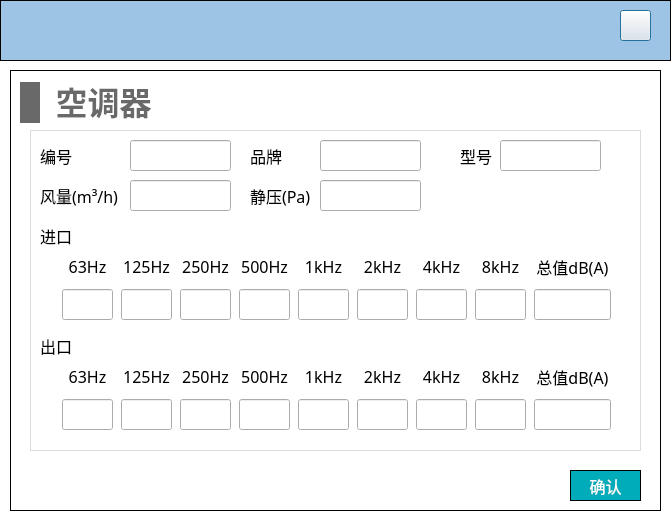
<?xml version="1.0" encoding="UTF-8"?>
<ui version="4.0">
 <class>Dialog_aircondition_noise</class>
 <widget class="QDialog" name="Dialog_aircondition_noise">
  <property name="geometry">
   <rect>
    <x>0</x>
    <y>0</y>
    <width>671</width>
    <height>519</height>
   </rect>
  </property>
  <property name="minimumSize">
   <size>
    <width>671</width>
    <height>519</height>
   </size>
  </property>
  <property name="windowTitle">
   <string>Dialog</string>
  </property>
  <property name="styleSheet">
   <string notr="true">#Dialog_aircondition_noise
{
background-color:white;
}

QLineEdit 
{
font-family: 'Microsoft YaHei';
font-size: 13px;
}

QComboBox
{
font-family: 'Microsoft YaHei';
font-size: 13px;
}</string>
  </property>
  <widget class="QWidget" name="widget_top" native="true">
   <property name="geometry">
    <rect>
     <x>0</x>
     <y>0</y>
     <width>671</width>
     <height>61</height>
    </rect>
   </property>
   <property name="styleSheet">
    <string notr="true">#widget_top
{
border: 1px solid #000000;
background-color: rgb(157, 196, 229);
	background-color: rgb(157, 196, 229);
}</string>
   </property>
   <widget class="QPushButton" name="close">
    <property name="geometry">
     <rect>
      <x>620</x>
      <y>10</y>
      <width>31</width>
      <height>31</height>
     </rect>
    </property>
    <property name="styleSheet">
     <string notr="true">border-image: url(:/images/image/closeWindow.jpg);</string>
    </property>
    <property name="text">
     <string/>
    </property>
   </widget>
  </widget>
  <widget class="QWidget" name="widget_add_fan_noise" native="true">
   <property name="geometry">
    <rect>
     <x>10</x>
     <y>70</y>
     <width>651</width>
     <height>441</height>
    </rect>
   </property>
   <property name="styleSheet">
    <string notr="true">#widget_add_fan_noise
{
border: 1px solid #000000;
}</string>
   </property>
   <widget class="QWidget" name="widget_2" native="true">
    <property name="geometry">
     <rect>
      <x>20</x>
      <y>60</y>
      <width>611</width>
      <height>321</height>
     </rect>
    </property>
    <property name="styleSheet">
     <string notr="true">#widget_2
{
border: 1px solid #DCDCDC;
}

QLabel
{
font-family: 'Microsoft YaHei';
font-size: 16px;
}</string>
    </property>
    <widget class="QLabel" name="label_4">
     <property name="geometry">
      <rect>
       <x>10</x>
       <y>10</y>
       <width>41</width>
       <height>31</height>
      </rect>
     </property>
     <property name="font">
      <font>
       <family>Microsoft YaHei</family>
       <pointsize>-1</pointsize>
      </font>
     </property>
     <property name="text">
      <string>编号</string>
     </property>
    </widget>
    <widget class="QLabel" name="label_5">
     <property name="geometry">
      <rect>
       <x>220</x>
       <y>10</y>
       <width>41</width>
       <height>31</height>
      </rect>
     </property>
     <property name="font">
      <font>
       <family>Microsoft YaHei</family>
       <pointsize>-1</pointsize>
      </font>
     </property>
     <property name="text">
      <string>品牌</string>
     </property>
    </widget>
    <widget class="QLineEdit" name="lineEdit_number">
     <property name="geometry">
      <rect>
       <x>100</x>
       <y>10</y>
       <width>101</width>
       <height>31</height>
      </rect>
     </property>
     <property name="font">
      <font>
       <family>Microsoft YaHei</family>
       <pointsize>-1</pointsize>
      </font>
     </property>
    </widget>
    <widget class="QWidget" name="layoutWidget">
     <property name="geometry">
      <rect>
       <x>30</x>
       <y>230</y>
       <width>561</width>
       <height>72</height>
      </rect>
     </property>
     <layout class="QHBoxLayout" name="horizontalLayout">
      <item>
       <layout class="QVBoxLayout" name="verticalLayout">
        <item>
         <widget class="QLabel" name="label_7">
          <property name="minimumSize">
           <size>
            <width>51</width>
            <height>31</height>
           </size>
          </property>
          <property name="maximumSize">
           <size>
            <width>51</width>
            <height>31</height>
           </size>
          </property>
          <property name="font">
           <font>
            <family>Microsoft YaHei</family>
            <pointsize>-1</pointsize>
           </font>
          </property>
          <property name="text">
           <string>63Hz</string>
          </property>
          <property name="alignment">
           <set>Qt::AlignCenter</set>
          </property>
         </widget>
        </item>
        <item>
         <widget class="QLineEdit" name="lineEdit_out_63">
          <property name="minimumSize">
           <size>
            <width>51</width>
            <height>31</height>
           </size>
          </property>
          <property name="maximumSize">
           <size>
            <width>51</width>
            <height>31</height>
           </size>
          </property>
          <property name="font">
           <font>
            <family>Microsoft YaHei</family>
            <pointsize>-1</pointsize>
           </font>
          </property>
          <property name="alignment">
           <set>Qt::AlignCenter</set>
          </property>
         </widget>
        </item>
       </layout>
      </item>
      <item>
       <layout class="QVBoxLayout" name="verticalLayout_2">
        <item>
         <widget class="QLabel" name="label_8">
          <property name="minimumSize">
           <size>
            <width>51</width>
            <height>31</height>
           </size>
          </property>
          <property name="maximumSize">
           <size>
            <width>51</width>
            <height>31</height>
           </size>
          </property>
          <property name="font">
           <font>
            <family>Microsoft YaHei</family>
            <pointsize>-1</pointsize>
           </font>
          </property>
          <property name="text">
           <string>125Hz</string>
          </property>
          <property name="alignment">
           <set>Qt::AlignCenter</set>
          </property>
         </widget>
        </item>
        <item>
         <widget class="QLineEdit" name="lineEdit_out_125">
          <property name="minimumSize">
           <size>
            <width>51</width>
            <height>31</height>
           </size>
          </property>
          <property name="maximumSize">
           <size>
            <width>51</width>
            <height>31</height>
           </size>
          </property>
          <property name="font">
           <font>
            <family>Microsoft YaHei</family>
            <pointsize>-1</pointsize>
           </font>
          </property>
          <property name="alignment">
           <set>Qt::AlignCenter</set>
          </property>
         </widget>
        </item>
       </layout>
      </item>
      <item>
       <layout class="QVBoxLayout" name="verticalLayout_3">
        <item>
         <widget class="QLabel" name="label_9">
          <property name="minimumSize">
           <size>
            <width>51</width>
            <height>31</height>
           </size>
          </property>
          <property name="maximumSize">
           <size>
            <width>51</width>
            <height>31</height>
           </size>
          </property>
          <property name="font">
           <font>
            <family>Microsoft YaHei</family>
            <pointsize>-1</pointsize>
           </font>
          </property>
          <property name="text">
           <string>250Hz</string>
          </property>
          <property name="alignment">
           <set>Qt::AlignCenter</set>
          </property>
         </widget>
        </item>
        <item>
         <widget class="QLineEdit" name="lineEdit_out_250">
          <property name="minimumSize">
           <size>
            <width>51</width>
            <height>31</height>
           </size>
          </property>
          <property name="maximumSize">
           <size>
            <width>51</width>
            <height>31</height>
           </size>
          </property>
          <property name="font">
           <font>
            <family>Microsoft YaHei</family>
            <pointsize>-1</pointsize>
           </font>
          </property>
          <property name="alignment">
           <set>Qt::AlignCenter</set>
          </property>
         </widget>
        </item>
       </layout>
      </item>
      <item>
       <layout class="QVBoxLayout" name="verticalLayout_4">
        <item>
         <widget class="QLabel" name="label_10">
          <property name="minimumSize">
           <size>
            <width>51</width>
            <height>31</height>
           </size>
          </property>
          <property name="maximumSize">
           <size>
            <width>51</width>
            <height>31</height>
           </size>
          </property>
          <property name="font">
           <font>
            <family>Microsoft YaHei</family>
            <pointsize>-1</pointsize>
           </font>
          </property>
          <property name="text">
           <string>500Hz</string>
          </property>
          <property name="alignment">
           <set>Qt::AlignCenter</set>
          </property>
         </widget>
        </item>
        <item>
         <widget class="QLineEdit" name="lineEdit_out_500">
          <property name="minimumSize">
           <size>
            <width>51</width>
            <height>31</height>
           </size>
          </property>
          <property name="maximumSize">
           <size>
            <width>51</width>
            <height>31</height>
           </size>
          </property>
          <property name="font">
           <font>
            <family>Microsoft YaHei</family>
            <pointsize>-1</pointsize>
           </font>
          </property>
          <property name="alignment">
           <set>Qt::AlignCenter</set>
          </property>
         </widget>
        </item>
       </layout>
      </item>
      <item>
       <layout class="QVBoxLayout" name="verticalLayout_5">
        <item>
         <widget class="QLabel" name="label_11">
          <property name="minimumSize">
           <size>
            <width>51</width>
            <height>31</height>
           </size>
          </property>
          <property name="maximumSize">
           <size>
            <width>51</width>
            <height>31</height>
           </size>
          </property>
          <property name="font">
           <font>
            <family>Microsoft YaHei</family>
            <pointsize>-1</pointsize>
           </font>
          </property>
          <property name="text">
           <string>1kHz</string>
          </property>
          <property name="alignment">
           <set>Qt::AlignCenter</set>
          </property>
         </widget>
        </item>
        <item>
         <widget class="QLineEdit" name="lineEdit_out_1k">
          <property name="minimumSize">
           <size>
            <width>51</width>
            <height>31</height>
           </size>
          </property>
          <property name="maximumSize">
           <size>
            <width>51</width>
            <height>31</height>
           </size>
          </property>
          <property name="font">
           <font>
            <family>Microsoft YaHei</family>
            <pointsize>-1</pointsize>
           </font>
          </property>
          <property name="alignment">
           <set>Qt::AlignCenter</set>
          </property>
         </widget>
        </item>
       </layout>
      </item>
      <item>
       <layout class="QVBoxLayout" name="verticalLayout_6">
        <property name="spacing">
         <number>6</number>
        </property>
        <item>
         <widget class="QLabel" name="label_12">
          <property name="minimumSize">
           <size>
            <width>51</width>
            <height>31</height>
           </size>
          </property>
          <property name="maximumSize">
           <size>
            <width>51</width>
            <height>31</height>
           </size>
          </property>
          <property name="font">
           <font>
            <family>Microsoft YaHei</family>
            <pointsize>-1</pointsize>
           </font>
          </property>
          <property name="text">
           <string>2kHz</string>
          </property>
          <property name="alignment">
           <set>Qt::AlignCenter</set>
          </property>
         </widget>
        </item>
        <item>
         <widget class="QLineEdit" name="lineEdit_out_2k">
          <property name="minimumSize">
           <size>
            <width>51</width>
            <height>31</height>
           </size>
          </property>
          <property name="maximumSize">
           <size>
            <width>51</width>
            <height>31</height>
           </size>
          </property>
          <property name="font">
           <font>
            <family>Microsoft YaHei</family>
            <pointsize>-1</pointsize>
           </font>
          </property>
          <property name="alignment">
           <set>Qt::AlignCenter</set>
          </property>
         </widget>
        </item>
       </layout>
      </item>
      <item>
       <layout class="QVBoxLayout" name="verticalLayout_7">
        <item>
         <widget class="QLabel" name="label_">
          <property name="minimumSize">
           <size>
            <width>51</width>
            <height>31</height>
           </size>
          </property>
          <property name="maximumSize">
           <size>
            <width>51</width>
            <height>31</height>
           </size>
          </property>
          <property name="font">
           <font>
            <family>Microsoft YaHei</family>
            <pointsize>-1</pointsize>
           </font>
          </property>
          <property name="text">
           <string>4kHz</string>
          </property>
          <property name="alignment">
           <set>Qt::AlignCenter</set>
          </property>
         </widget>
        </item>
        <item>
         <widget class="QLineEdit" name="lineEdit_out_4k">
          <property name="minimumSize">
           <size>
            <width>51</width>
            <height>31</height>
           </size>
          </property>
          <property name="maximumSize">
           <size>
            <width>51</width>
            <height>31</height>
           </size>
          </property>
          <property name="font">
           <font>
            <family>Microsoft YaHei</family>
            <pointsize>-1</pointsize>
           </font>
          </property>
          <property name="alignment">
           <set>Qt::AlignCenter</set>
          </property>
         </widget>
        </item>
       </layout>
      </item>
      <item>
       <layout class="QVBoxLayout" name="verticalLayout_8">
        <item>
         <widget class="QLabel" name="label_14">
          <property name="minimumSize">
           <size>
            <width>51</width>
            <height>31</height>
           </size>
          </property>
          <property name="maximumSize">
           <size>
            <width>51</width>
            <height>31</height>
           </size>
          </property>
          <property name="font">
           <font>
            <family>Microsoft YaHei</family>
            <pointsize>-1</pointsize>
           </font>
          </property>
          <property name="text">
           <string>8kHz</string>
          </property>
          <property name="alignment">
           <set>Qt::AlignCenter</set>
          </property>
         </widget>
        </item>
        <item>
         <widget class="QLineEdit" name="lineEdit_out_8k">
          <property name="minimumSize">
           <size>
            <width>51</width>
            <height>31</height>
           </size>
          </property>
          <property name="maximumSize">
           <size>
            <width>51</width>
            <height>31</height>
           </size>
          </property>
          <property name="font">
           <font>
            <family>Microsoft YaHei</family>
            <pointsize>-1</pointsize>
           </font>
          </property>
          <property name="alignment">
           <set>Qt::AlignCenter</set>
          </property>
         </widget>
        </item>
       </layout>
      </item>
      <item>
       <layout class="QVBoxLayout" name="verticalLayout_9">
        <item>
         <widget class="QLabel" name="label_23">
          <property name="minimumSize">
           <size>
            <width>77</width>
            <height>31</height>
           </size>
          </property>
          <property name="maximumSize">
           <size>
            <width>51</width>
            <height>31</height>
           </size>
          </property>
          <property name="font">
           <font>
            <family>Microsoft YaHei</family>
            <pointsize>-1</pointsize>
           </font>
          </property>
          <property name="text">
           <string>总值dB(A)</string>
          </property>
          <property name="alignment">
           <set>Qt::AlignCenter</set>
          </property>
         </widget>
        </item>
        <item>
         <widget class="QLineEdit" name="lineEdit_out_total">
          <property name="minimumSize">
           <size>
            <width>77</width>
            <height>31</height>
           </size>
          </property>
          <property name="maximumSize">
           <size>
            <width>51</width>
            <height>31</height>
           </size>
          </property>
          <property name="font">
           <font>
            <family>Microsoft YaHei</family>
            <pointsize>-1</pointsize>
           </font>
          </property>
          <property name="alignment">
           <set>Qt::AlignCenter</set>
          </property>
          <property name="readOnly">
           <bool>true</bool>
          </property>
         </widget>
        </item>
       </layout>
      </item>
     </layout>
    </widget>
    <widget class="QLineEdit" name="lineEdit_brand">
     <property name="geometry">
      <rect>
       <x>290</x>
       <y>10</y>
       <width>101</width>
       <height>31</height>
      </rect>
     </property>
     <property name="font">
      <font>
       <family>Microsoft YaHei</family>
       <pointsize>-1</pointsize>
      </font>
     </property>
    </widget>
    <widget class="QLineEdit" name="lineEdit_air_volume">
     <property name="geometry">
      <rect>
       <x>100</x>
       <y>50</y>
       <width>101</width>
       <height>31</height>
      </rect>
     </property>
     <property name="font">
      <font>
       <family>Microsoft YaHei</family>
       <pointsize>-1</pointsize>
      </font>
     </property>
    </widget>
    <widget class="QLabel" name="label_6">
     <property name="geometry">
      <rect>
       <x>10</x>
       <y>50</y>
       <width>81</width>
       <height>31</height>
      </rect>
     </property>
     <property name="font">
      <font>
       <family>Microsoft YaHei</family>
       <pointsize>-1</pointsize>
      </font>
     </property>
     <property name="text">
      <string>风量(m³/h)</string>
     </property>
    </widget>
    <widget class="QLineEdit" name="lineEdit_static_pressure">
     <property name="geometry">
      <rect>
       <x>290</x>
       <y>50</y>
       <width>101</width>
       <height>31</height>
      </rect>
     </property>
     <property name="font">
      <font>
       <family>Microsoft YaHei</family>
       <pointsize>-1</pointsize>
      </font>
     </property>
    </widget>
    <widget class="QLabel" name="label_17">
     <property name="geometry">
      <rect>
       <x>220</x>
       <y>50</y>
       <width>61</width>
       <height>31</height>
      </rect>
     </property>
     <property name="font">
      <font>
       <family>Microsoft YaHei</family>
       <pointsize>-1</pointsize>
      </font>
     </property>
     <property name="text">
      <string>静压(Pa)</string>
     </property>
    </widget>
    <widget class="QLineEdit" name="lineEdit_model">
     <property name="geometry">
      <rect>
       <x>470</x>
       <y>10</y>
       <width>101</width>
       <height>31</height>
      </rect>
     </property>
     <property name="font">
      <font>
       <family>Microsoft YaHei</family>
       <pointsize>-1</pointsize>
      </font>
     </property>
    </widget>
    <widget class="QLabel" name="label_18">
     <property name="geometry">
      <rect>
       <x>430</x>
       <y>10</y>
       <width>41</width>
       <height>31</height>
      </rect>
     </property>
     <property name="font">
      <font>
       <family>Microsoft YaHei</family>
       <pointsize>-1</pointsize>
      </font>
     </property>
     <property name="text">
      <string>型号</string>
     </property>
    </widget>
    <widget class="QLabel" name="label_16">
     <property name="geometry">
      <rect>
       <x>10</x>
       <y>90</y>
       <width>41</width>
       <height>31</height>
      </rect>
     </property>
     <property name="font">
      <font>
       <family>Microsoft YaHei</family>
       <pointsize>-1</pointsize>
      </font>
     </property>
     <property name="text">
      <string>进口</string>
     </property>
    </widget>
    <widget class="QLabel" name="label_19">
     <property name="geometry">
      <rect>
       <x>10</x>
       <y>200</y>
       <width>41</width>
       <height>31</height>
      </rect>
     </property>
     <property name="font">
      <font>
       <family>Microsoft YaHei</family>
       <pointsize>-1</pointsize>
      </font>
     </property>
     <property name="text">
      <string>出口</string>
     </property>
    </widget>
    <widget class="QWidget" name="layoutWidget_3">
     <property name="geometry">
      <rect>
       <x>30</x>
       <y>120</y>
       <width>561</width>
       <height>72</height>
      </rect>
     </property>
     <layout class="QHBoxLayout" name="horizontalLayout_2">
      <item>
       <layout class="QVBoxLayout" name="verticalLayout_10">
        <item>
         <widget class="QLabel" name="label_20">
          <property name="minimumSize">
           <size>
            <width>51</width>
            <height>31</height>
           </size>
          </property>
          <property name="maximumSize">
           <size>
            <width>51</width>
            <height>31</height>
           </size>
          </property>
          <property name="font">
           <font>
            <family>Microsoft YaHei</family>
            <pointsize>-1</pointsize>
           </font>
          </property>
          <property name="text">
           <string>63Hz</string>
          </property>
          <property name="alignment">
           <set>Qt::AlignCenter</set>
          </property>
         </widget>
        </item>
        <item>
         <widget class="QLineEdit" name="lineEdit_in_63">
          <property name="minimumSize">
           <size>
            <width>51</width>
            <height>31</height>
           </size>
          </property>
          <property name="maximumSize">
           <size>
            <width>51</width>
            <height>31</height>
           </size>
          </property>
          <property name="font">
           <font>
            <family>Microsoft YaHei</family>
            <pointsize>-1</pointsize>
           </font>
          </property>
          <property name="alignment">
           <set>Qt::AlignCenter</set>
          </property>
         </widget>
        </item>
       </layout>
      </item>
      <item>
       <layout class="QVBoxLayout" name="verticalLayout_11">
        <item>
         <widget class="QLabel" name="label_21">
          <property name="minimumSize">
           <size>
            <width>51</width>
            <height>31</height>
           </size>
          </property>
          <property name="maximumSize">
           <size>
            <width>51</width>
            <height>31</height>
           </size>
          </property>
          <property name="font">
           <font>
            <family>Microsoft YaHei</family>
            <pointsize>-1</pointsize>
           </font>
          </property>
          <property name="text">
           <string>125Hz</string>
          </property>
          <property name="alignment">
           <set>Qt::AlignCenter</set>
          </property>
         </widget>
        </item>
        <item>
         <widget class="QLineEdit" name="lineEdit_in_125">
          <property name="minimumSize">
           <size>
            <width>51</width>
            <height>31</height>
           </size>
          </property>
          <property name="maximumSize">
           <size>
            <width>51</width>
            <height>31</height>
           </size>
          </property>
          <property name="font">
           <font>
            <family>Microsoft YaHei</family>
            <pointsize>-1</pointsize>
           </font>
          </property>
          <property name="alignment">
           <set>Qt::AlignCenter</set>
          </property>
         </widget>
        </item>
       </layout>
      </item>
      <item>
       <layout class="QVBoxLayout" name="verticalLayout_12">
        <item>
         <widget class="QLabel" name="label_22">
          <property name="minimumSize">
           <size>
            <width>51</width>
            <height>31</height>
           </size>
          </property>
          <property name="maximumSize">
           <size>
            <width>51</width>
            <height>31</height>
           </size>
          </property>
          <property name="font">
           <font>
            <family>Microsoft YaHei</family>
            <pointsize>-1</pointsize>
           </font>
          </property>
          <property name="text">
           <string>250Hz</string>
          </property>
          <property name="alignment">
           <set>Qt::AlignCenter</set>
          </property>
         </widget>
        </item>
        <item>
         <widget class="QLineEdit" name="lineEdit_in_250">
          <property name="minimumSize">
           <size>
            <width>51</width>
            <height>31</height>
           </size>
          </property>
          <property name="maximumSize">
           <size>
            <width>51</width>
            <height>31</height>
           </size>
          </property>
          <property name="font">
           <font>
            <family>Microsoft YaHei</family>
            <pointsize>-1</pointsize>
           </font>
          </property>
          <property name="alignment">
           <set>Qt::AlignCenter</set>
          </property>
         </widget>
        </item>
       </layout>
      </item>
      <item>
       <layout class="QVBoxLayout" name="verticalLayout_13">
        <item>
         <widget class="QLabel" name="label_24">
          <property name="minimumSize">
           <size>
            <width>51</width>
            <height>31</height>
           </size>
          </property>
          <property name="maximumSize">
           <size>
            <width>51</width>
            <height>31</height>
           </size>
          </property>
          <property name="font">
           <font>
            <family>Microsoft YaHei</family>
            <pointsize>-1</pointsize>
           </font>
          </property>
          <property name="text">
           <string>500Hz</string>
          </property>
          <property name="alignment">
           <set>Qt::AlignCenter</set>
          </property>
         </widget>
        </item>
        <item>
         <widget class="QLineEdit" name="lineEdit_in_500">
          <property name="minimumSize">
           <size>
            <width>51</width>
            <height>31</height>
           </size>
          </property>
          <property name="maximumSize">
           <size>
            <width>51</width>
            <height>31</height>
           </size>
          </property>
          <property name="font">
           <font>
            <family>Microsoft YaHei</family>
            <pointsize>-1</pointsize>
           </font>
          </property>
          <property name="alignment">
           <set>Qt::AlignCenter</set>
          </property>
         </widget>
        </item>
       </layout>
      </item>
      <item>
       <layout class="QVBoxLayout" name="verticalLayout_14">
        <item>
         <widget class="QLabel" name="label_25">
          <property name="minimumSize">
           <size>
            <width>51</width>
            <height>31</height>
           </size>
          </property>
          <property name="maximumSize">
           <size>
            <width>51</width>
            <height>31</height>
           </size>
          </property>
          <property name="font">
           <font>
            <family>Microsoft YaHei</family>
            <pointsize>-1</pointsize>
           </font>
          </property>
          <property name="text">
           <string>1kHz</string>
          </property>
          <property name="alignment">
           <set>Qt::AlignCenter</set>
          </property>
         </widget>
        </item>
        <item>
         <widget class="QLineEdit" name="lineEdit_in_1k">
          <property name="minimumSize">
           <size>
            <width>51</width>
            <height>31</height>
           </size>
          </property>
          <property name="maximumSize">
           <size>
            <width>51</width>
            <height>31</height>
           </size>
          </property>
          <property name="font">
           <font>
            <family>Microsoft YaHei</family>
            <pointsize>-1</pointsize>
           </font>
          </property>
          <property name="alignment">
           <set>Qt::AlignCenter</set>
          </property>
         </widget>
        </item>
       </layout>
      </item>
      <item>
       <layout class="QVBoxLayout" name="verticalLayout_15">
        <property name="spacing">
         <number>6</number>
        </property>
        <item>
         <widget class="QLabel" name="label_26">
          <property name="minimumSize">
           <size>
            <width>51</width>
            <height>31</height>
           </size>
          </property>
          <property name="maximumSize">
           <size>
            <width>51</width>
            <height>31</height>
           </size>
          </property>
          <property name="font">
           <font>
            <family>Microsoft YaHei</family>
            <pointsize>-1</pointsize>
           </font>
          </property>
          <property name="text">
           <string>2kHz</string>
          </property>
          <property name="alignment">
           <set>Qt::AlignCenter</set>
          </property>
         </widget>
        </item>
        <item>
         <widget class="QLineEdit" name="lineEdit_in_2k">
          <property name="minimumSize">
           <size>
            <width>51</width>
            <height>31</height>
           </size>
          </property>
          <property name="maximumSize">
           <size>
            <width>51</width>
            <height>31</height>
           </size>
          </property>
          <property name="font">
           <font>
            <family>Microsoft YaHei</family>
            <pointsize>-1</pointsize>
           </font>
          </property>
          <property name="alignment">
           <set>Qt::AlignCenter</set>
          </property>
         </widget>
        </item>
       </layout>
      </item>
      <item>
       <layout class="QVBoxLayout" name="verticalLayout_16">
        <item>
         <widget class="QLabel" name="label_1">
          <property name="minimumSize">
           <size>
            <width>51</width>
            <height>31</height>
           </size>
          </property>
          <property name="maximumSize">
           <size>
            <width>51</width>
            <height>31</height>
           </size>
          </property>
          <property name="font">
           <font>
            <family>Microsoft YaHei</family>
            <pointsize>-1</pointsize>
           </font>
          </property>
          <property name="text">
           <string>4kHz</string>
          </property>
          <property name="alignment">
           <set>Qt::AlignCenter</set>
          </property>
         </widget>
        </item>
        <item>
         <widget class="QLineEdit" name="lineEdit_in_4k">
          <property name="minimumSize">
           <size>
            <width>51</width>
            <height>31</height>
           </size>
          </property>
          <property name="maximumSize">
           <size>
            <width>51</width>
            <height>31</height>
           </size>
          </property>
          <property name="font">
           <font>
            <family>Microsoft YaHei</family>
            <pointsize>-1</pointsize>
           </font>
          </property>
          <property name="alignment">
           <set>Qt::AlignCenter</set>
          </property>
         </widget>
        </item>
       </layout>
      </item>
      <item>
       <layout class="QVBoxLayout" name="verticalLayout_17">
        <item>
         <widget class="QLabel" name="label_27">
          <property name="minimumSize">
           <size>
            <width>51</width>
            <height>31</height>
           </size>
          </property>
          <property name="maximumSize">
           <size>
            <width>51</width>
            <height>31</height>
           </size>
          </property>
          <property name="font">
           <font>
            <family>Microsoft YaHei</family>
            <pointsize>-1</pointsize>
           </font>
          </property>
          <property name="text">
           <string>8kHz</string>
          </property>
          <property name="alignment">
           <set>Qt::AlignCenter</set>
          </property>
         </widget>
        </item>
        <item>
         <widget class="QLineEdit" name="lineEdit_in_8k">
          <property name="minimumSize">
           <size>
            <width>51</width>
            <height>31</height>
           </size>
          </property>
          <property name="maximumSize">
           <size>
            <width>51</width>
            <height>31</height>
           </size>
          </property>
          <property name="font">
           <font>
            <family>Microsoft YaHei</family>
            <pointsize>-1</pointsize>
           </font>
          </property>
          <property name="alignment">
           <set>Qt::AlignCenter</set>
          </property>
         </widget>
        </item>
       </layout>
      </item>
      <item>
       <layout class="QVBoxLayout" name="verticalLayout_18">
        <item>
         <widget class="QLabel" name="label_28">
          <property name="minimumSize">
           <size>
            <width>77</width>
            <height>31</height>
           </size>
          </property>
          <property name="maximumSize">
           <size>
            <width>51</width>
            <height>31</height>
           </size>
          </property>
          <property name="font">
           <font>
            <family>Microsoft YaHei</family>
            <pointsize>-1</pointsize>
           </font>
          </property>
          <property name="text">
           <string>总值dB(A)</string>
          </property>
          <property name="alignment">
           <set>Qt::AlignCenter</set>
          </property>
         </widget>
        </item>
        <item>
         <widget class="QLineEdit" name="lineEdit_in_total">
          <property name="minimumSize">
           <size>
            <width>77</width>
            <height>31</height>
           </size>
          </property>
          <property name="maximumSize">
           <size>
            <width>51</width>
            <height>31</height>
           </size>
          </property>
          <property name="font">
           <font>
            <family>Microsoft YaHei</family>
            <pointsize>-1</pointsize>
           </font>
          </property>
          <property name="alignment">
           <set>Qt::AlignCenter</set>
          </property>
          <property name="readOnly">
           <bool>true</bool>
          </property>
         </widget>
        </item>
       </layout>
      </item>
     </layout>
    </widget>
   </widget>
   <widget class="QPushButton" name="pushButton_confirm">
    <property name="geometry">
     <rect>
      <x>560</x>
      <y>400</y>
      <width>71</width>
      <height>31</height>
     </rect>
    </property>
    <property name="font">
     <font>
      <family>Microsoft YaHei</family>
      <pointsize>12</pointsize>
     </font>
    </property>
    <property name="styleSheet">
     <string notr="true">QPushButton
{
	color:#ffffff; /*文字颜色*/
    background-color: #00ACB9;/*背景色*/
    border-radius:0px; /*边框倒角*/
	border: 1px solid #000000;
}


QPushButton:hover 
{
background-color: rgb(0,142,153);
color: white;
}</string>
    </property>
    <property name="text">
     <string>确认</string>
    </property>
   </widget>
   <widget class="QWidget" name="layoutWidget_4">
    <property name="geometry">
     <rect>
      <x>10</x>
      <y>10</y>
      <width>141</width>
      <height>45</height>
     </rect>
    </property>
    <layout class="QHBoxLayout" name="horizontalLayout_17">
     <item>
      <widget class="QLabel" name="label_15">
       <property name="minimumSize">
        <size>
         <width>20</width>
         <height>41</height>
        </size>
       </property>
       <property name="maximumSize">
        <size>
         <width>20</width>
         <height>41</height>
        </size>
       </property>
       <property name="styleSheet">
        <string notr="true">QLabel { 
border: none; 
background-color : rgb(105, 105, 105);
}</string>
       </property>
       <property name="text">
        <string/>
       </property>
      </widget>
     </item>
     <item>
      <widget class="QLabel" name="label_29">
       <property name="font">
        <font>
         <family>Microsoft YaHei</family>
         <pointsize>24</pointsize>
         <bold>true</bold>
        </font>
       </property>
       <property name="styleSheet">
        <string notr="true">QLabel { 
border: none; 
color : rgb(105, 105, 105);
}</string>
       </property>
       <property name="text">
        <string>空调器</string>
       </property>
       <property name="alignment">
        <set>Qt::AlignBottom|Qt::AlignHCenter</set>
       </property>
      </widget>
     </item>
    </layout>
   </widget>
  </widget>
 </widget>
 <resources/>
 <connections/>
</ui>
